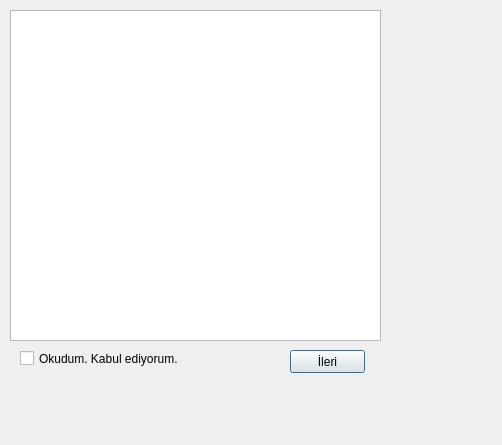
<?xml version="1.0" encoding="UTF-8"?>
<ui version="4.0">
 <class>Dialog</class>
 <widget class="QDialog" name="Dialog">
  <property name="geometry">
   <rect>
    <x>0</x>
    <y>0</y>
    <width>502</width>
    <height>445</height>
   </rect>
  </property>
  <property name="windowTitle">
   <string>Dialog</string>
  </property>
  <widget class="QPlainTextEdit" name="plainTextEdit">
   <property name="geometry">
    <rect>
     <x>10</x>
     <y>10</y>
     <width>371</width>
     <height>331</height>
    </rect>
   </property>
  </widget>
  <widget class="QCheckBox" name="checkBox">
   <property name="geometry">
    <rect>
     <x>20</x>
     <y>350</y>
     <width>211</width>
     <height>17</height>
    </rect>
   </property>
   <property name="text">
    <string>Okudum. Kabul ediyorum.</string>
   </property>
  </widget>
  <widget class="QPushButton" name="pushButton">
   <property name="geometry">
    <rect>
     <x>290</x>
     <y>350</y>
     <width>75</width>
     <height>23</height>
    </rect>
   </property>
   <property name="text">
    <string>İleri</string>
   </property>
  </widget>
 </widget>
 <resources/>
 <connections/>
</ui>
